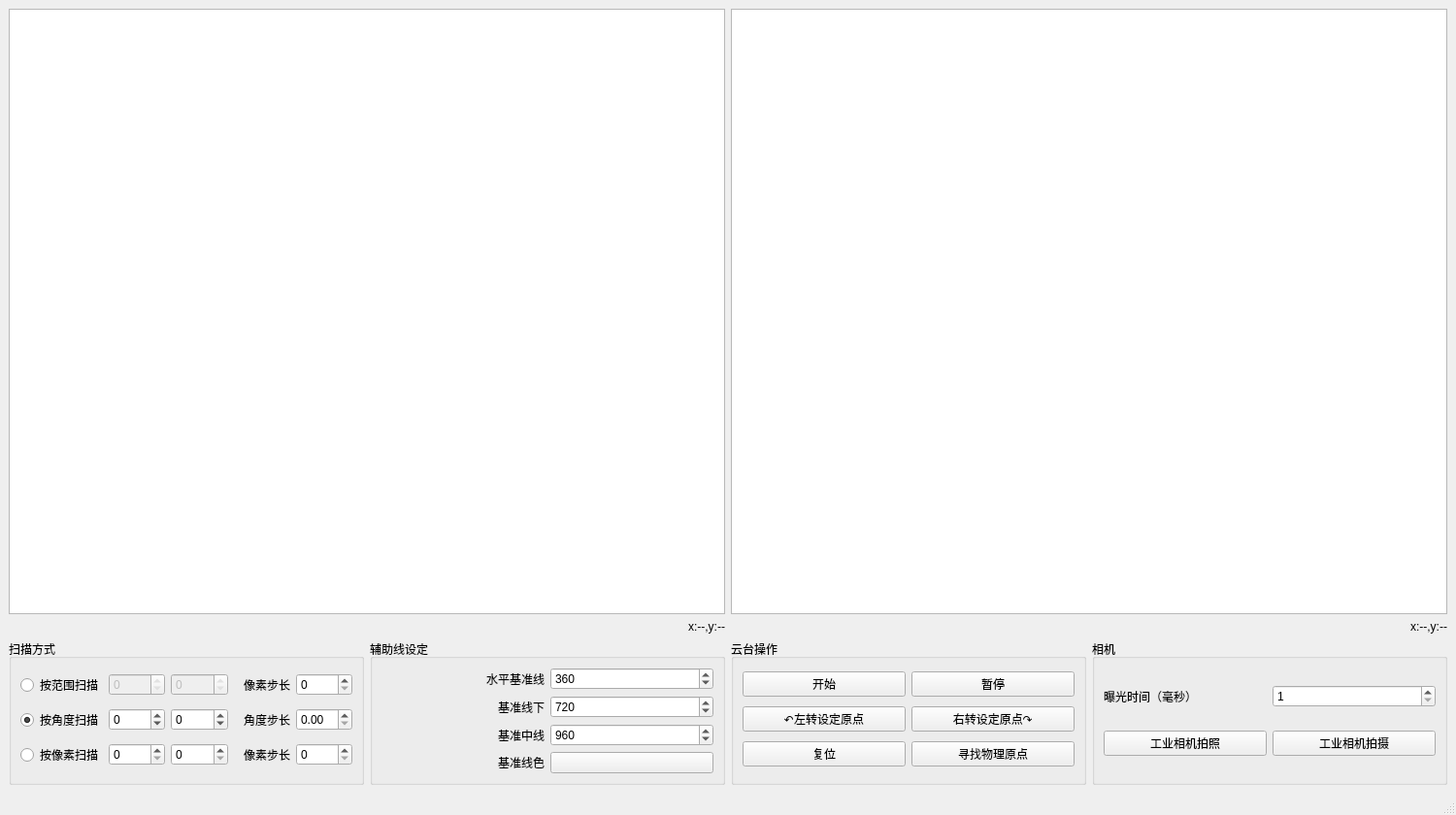
<?xml version="1.0" encoding="UTF-8"?>
<ui version="4.0">
 <class>MainWindow</class>
 <widget class="QMainWindow" name="MainWindow">
  <property name="geometry">
   <rect>
    <x>0</x>
    <y>0</y>
    <width>1500</width>
    <height>840</height>
   </rect>
  </property>
  <property name="windowTitle">
   <string>Swan</string>
  </property>
  <widget class="QWidget" name="centralwidget">
   <layout class="QGridLayout" name="mainLayout" rowstretch="0,0,0,0,0,0" columnstretch="0,0">
    <item row="0" column="0">
     <widget class="QGraphicsView" name="gvCamera">
      <property name="verticalScrollBarPolicy">
       <enum>Qt::ScrollBarAlwaysOff</enum>
      </property>
      <property name="horizontalScrollBarPolicy">
       <enum>Qt::ScrollBarAlwaysOff</enum>
      </property>
     </widget>
    </item>
    <item row="0" column="1">
     <widget class="QGraphicsView" name="gvSensor">
      <property name="verticalScrollBarPolicy">
       <enum>Qt::ScrollBarAlwaysOff</enum>
      </property>
      <property name="horizontalScrollBarPolicy">
       <enum>Qt::ScrollBarAlwaysOff</enum>
      </property>
     </widget>
    </item>
    <item row="1" column="0">
     <widget class="QLabel" name="lblCameraXY">
      <property name="text">
       <string>x:--,y:--</string>
      </property>
      <property name="alignment">
       <set>Qt::AlignRight|Qt::AlignTrailing|Qt::AlignVCenter</set>
      </property>
     </widget>
    </item>
    <item row="1" column="1">
     <widget class="QLabel" name="lblSensorXY">
      <property name="text">
       <string>x:--,y:--</string>
      </property>
      <property name="alignment">
       <set>Qt::AlignRight|Qt::AlignTrailing|Qt::AlignVCenter</set>
      </property>
     </widget>
    </item>
    <item row="5" column="0" colspan="2">
     <layout class="QHBoxLayout" name="horizontalLayout">
      <item>
       <widget class="QGroupBox" name="groupBox_3">
        <property name="title">
         <string>扫描方式</string>
        </property>
        <layout class="QGridLayout" name="gridLayout">
         <item row="0" column="0">
          <widget class="QRadioButton" name="radRangePreview">
           <property name="text">
            <string>按范围扫描</string>
           </property>
           <property name="checked">
            <bool>false</bool>
           </property>
          </widget>
         </item>
         <item row="1" column="0">
          <widget class="QRadioButton" name="radScanByDeg">
           <property name="text">
            <string>按角度扫描</string>
           </property>
           <property name="checked">
            <bool>true</bool>
           </property>
          </widget>
         </item>
         <item row="1" column="3">
          <widget class="QLabel" name="label_10">
           <property name="text">
            <string>角度步长</string>
           </property>
           <property name="alignment">
            <set>Qt::AlignRight|Qt::AlignTrailing|Qt::AlignVCenter</set>
           </property>
          </widget>
         </item>
         <item row="0" column="1">
          <widget class="QSpinBox" name="spinBox">
           <property name="enabled">
            <bool>false</bool>
           </property>
           <property name="readOnly">
            <bool>true</bool>
           </property>
          </widget>
         </item>
         <item row="0" column="4">
          <widget class="QSpinBox" name="spinBox_7">
           <property name="maximum">
            <number>100</number>
           </property>
          </widget>
         </item>
         <item row="1" column="1">
          <widget class="QSpinBox" name="spinBox_8">
           <property name="minimum">
            <number>-30</number>
           </property>
           <property name="maximum">
            <number>30</number>
           </property>
          </widget>
         </item>
         <item row="0" column="3">
          <widget class="QLabel" name="label_13">
           <property name="text">
            <string>像素步长</string>
           </property>
           <property name="alignment">
            <set>Qt::AlignRight|Qt::AlignTrailing|Qt::AlignVCenter</set>
           </property>
          </widget>
         </item>
         <item row="1" column="2">
          <widget class="QSpinBox" name="spinBox_9">
           <property name="minimum">
            <number>-30</number>
           </property>
           <property name="maximum">
            <number>30</number>
           </property>
          </widget>
         </item>
         <item row="0" column="2">
          <widget class="QSpinBox" name="spinBox_2">
           <property name="enabled">
            <bool>false</bool>
           </property>
           <property name="readOnly">
            <bool>true</bool>
           </property>
          </widget>
         </item>
         <item row="1" column="4">
          <widget class="QDoubleSpinBox" name="doubleSpinBox_3"/>
         </item>
         <item row="2" column="0">
          <widget class="QRadioButton" name="radScanByPixel">
           <property name="text">
            <string>按像素扫描</string>
           </property>
          </widget>
         </item>
         <item row="2" column="1">
          <widget class="QSpinBox" name="spinBox_4">
           <property name="maximum">
            <number>1920</number>
           </property>
          </widget>
         </item>
         <item row="2" column="2">
          <widget class="QSpinBox" name="spinBox_5">
           <property name="maximum">
            <number>1920</number>
           </property>
          </widget>
         </item>
         <item row="2" column="3">
          <widget class="QLabel" name="label_11">
           <property name="text">
            <string>像素步长</string>
           </property>
           <property name="alignment">
            <set>Qt::AlignRight|Qt::AlignTrailing|Qt::AlignVCenter</set>
           </property>
          </widget>
         </item>
         <item row="2" column="4">
          <widget class="QSpinBox" name="spinBox_6">
           <property name="maximum">
            <number>100</number>
           </property>
          </widget>
         </item>
        </layout>
       </widget>
      </item>
      <item>
       <widget class="QGroupBox" name="groupBox_5">
        <property name="title">
         <string>辅助线设定</string>
        </property>
        <layout class="QGridLayout" name="gridLayout_5">
         <item row="0" column="0">
          <widget class="QLabel" name="label_15">
           <property name="text">
            <string>水平基准线</string>
           </property>
           <property name="alignment">
            <set>Qt::AlignRight|Qt::AlignTrailing|Qt::AlignVCenter</set>
           </property>
          </widget>
         </item>
         <item row="3" column="1">
          <widget class="QPushButton" name="btnPickColor">
           <property name="text">
            <string/>
           </property>
           <property name="flat">
            <bool>false</bool>
           </property>
          </widget>
         </item>
         <item row="2" column="0">
          <widget class="QLabel" name="label_16">
           <property name="text">
            <string>基准中线</string>
           </property>
           <property name="alignment">
            <set>Qt::AlignRight|Qt::AlignTrailing|Qt::AlignVCenter</set>
           </property>
          </widget>
         </item>
         <item row="0" column="1">
          <widget class="QSpinBox" name="txtBasey1">
           <property name="minimum">
            <number>0</number>
           </property>
           <property name="maximum">
            <number>1080</number>
           </property>
           <property name="value">
            <number>360</number>
           </property>
          </widget>
         </item>
         <item row="2" column="1">
          <widget class="QSpinBox" name="txtBasex">
           <property name="minimum">
            <number>0</number>
           </property>
           <property name="maximum">
            <number>1920</number>
           </property>
           <property name="value">
            <number>960</number>
           </property>
          </widget>
         </item>
         <item row="3" column="0">
          <widget class="QLabel" name="label_17">
           <property name="text">
            <string>基准线色</string>
           </property>
           <property name="alignment">
            <set>Qt::AlignRight|Qt::AlignTrailing|Qt::AlignVCenter</set>
           </property>
          </widget>
         </item>
         <item row="1" column="0">
          <widget class="QLabel" name="label_14">
           <property name="text">
            <string>基准线下</string>
           </property>
           <property name="alignment">
            <set>Qt::AlignRight|Qt::AlignTrailing|Qt::AlignVCenter</set>
           </property>
          </widget>
         </item>
         <item row="1" column="1">
          <widget class="QSpinBox" name="txtBasey2">
           <property name="minimum">
            <number>0</number>
           </property>
           <property name="maximum">
            <number>1080</number>
           </property>
           <property name="value">
            <number>720</number>
           </property>
          </widget>
         </item>
        </layout>
       </widget>
      </item>
      <item>
       <widget class="QGroupBox" name="groupBox_4">
        <property name="title">
         <string>云台操作</string>
        </property>
        <layout class="QGridLayout" name="gridLayout_4">
         <item row="2" column="1">
          <widget class="QPushButton" name="btnHome">
           <property name="text">
            <string>复位</string>
           </property>
          </widget>
         </item>
         <item row="1" column="2">
          <widget class="QPushButton" name="btnTurnRight">
           <property name="text">
            <string>右转设定原点↷</string>
           </property>
          </widget>
         </item>
         <item row="1" column="1">
          <widget class="QPushButton" name="btnTurnLeft">
           <property name="text">
            <string>↶左转设定原点</string>
           </property>
          </widget>
         </item>
         <item row="2" column="2">
          <widget class="QPushButton" name="btnCheckBarrier">
           <property name="text">
            <string>寻找物理原点</string>
           </property>
          </widget>
         </item>
         <item row="0" column="2">
          <widget class="QPushButton" name="btnPause">
           <property name="text">
            <string>暂停</string>
           </property>
          </widget>
         </item>
         <item row="0" column="1">
          <widget class="QPushButton" name="btnStartStop">
           <property name="text">
            <string>开始</string>
           </property>
          </widget>
         </item>
        </layout>
       </widget>
      </item>
      <item>
       <widget class="QGroupBox" name="groupBox_6">
        <property name="title">
         <string>相机</string>
        </property>
        <layout class="QGridLayout" name="gridLayout_6">
         <item row="0" column="0">
          <widget class="QLabel" name="label_12">
           <property name="text">
            <string>曝光时间（毫秒）</string>
           </property>
          </widget>
         </item>
         <item row="0" column="1">
          <widget class="QSpinBox" name="txtExpo">
           <property name="minimum">
            <number>1</number>
           </property>
           <property name="maximum">
            <number>10000000</number>
           </property>
           <property name="singleStep">
            <number>500</number>
           </property>
          </widget>
         </item>
         <item row="1" column="0">
          <widget class="QPushButton" name="btnSensorPreview">
           <property name="text">
            <string>工业相机拍照</string>
           </property>
          </widget>
         </item>
         <item row="1" column="1">
          <widget class="QPushButton" name="btnSensorPreview_2">
           <property name="text">
            <string>工业相机拍摄</string>
           </property>
          </widget>
         </item>
        </layout>
       </widget>
      </item>
     </layout>
    </item>
   </layout>
  </widget>
  <widget class="QMenuBar" name="menubar">
   <property name="geometry">
    <rect>
     <x>0</x>
     <y>0</y>
     <width>1500</width>
     <height>23</height>
    </rect>
   </property>
  </widget>
  <widget class="QStatusBar" name="statusbar"/>
 </widget>
 <resources/>
 <connections/>
</ui>
